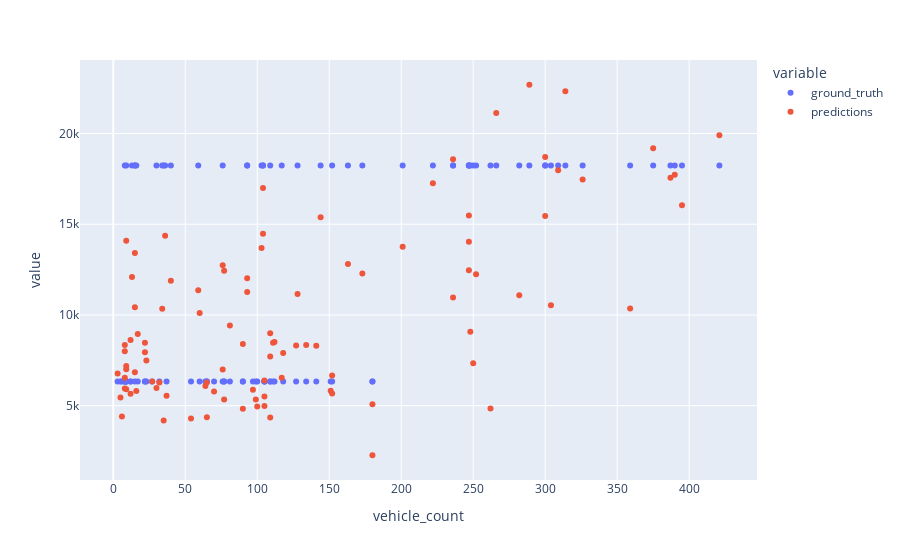

Notebook code cell kept with this figure:
### Markdown cell above
### Random val samples

### Code cell
preds = []
ground_truth = []
vehicle_counts = []


for i in range(100):
    vehicle_count = 0
    random_idx = np.random.randint(0,len(val_data))
    x, y = val_data[random_idx]
    vehicle_count = x[0]
    vehicle_counts.append(vehicle_count)
    ground_truth.append(float(y))
    pred_y = float(nn_model(x)[0])
    preds.append(pred_y)

df = pd.DataFrame({'vehicle_count': vehicle_counts, 'ground_truth': ground_truth, 'predictions': preds})

px.scatter(df, x='vehicle_count', y=['ground_truth', 'predictions'])
